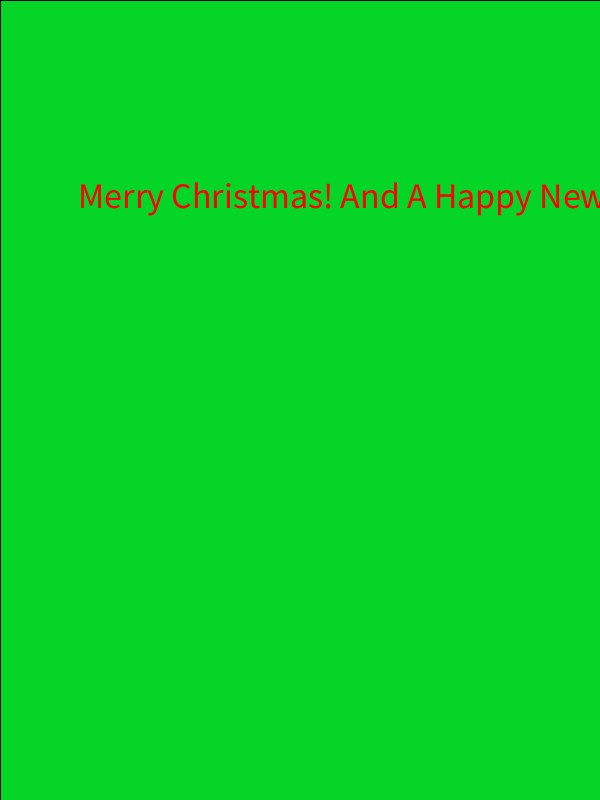
Frame 1 (no input)
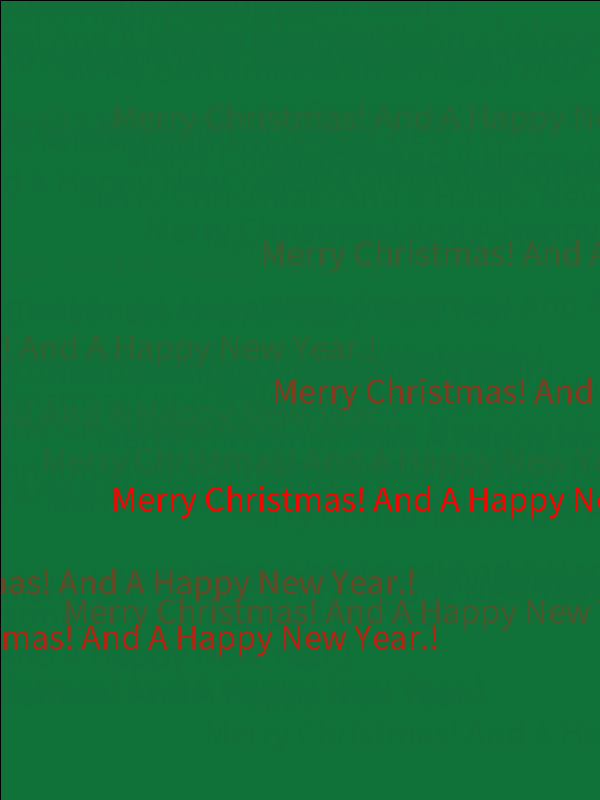
Frame 60 (the mouse pressed at the canvas centre just before this capture)
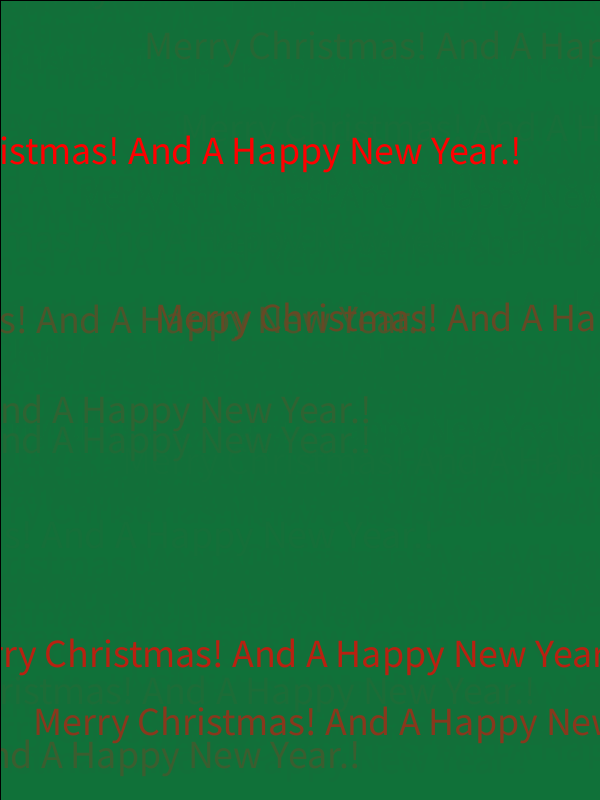
Frame 120 (the mouse held since frame 60 and released just before this capture)

The Processing sketch that drew these frames (run headless with seeded random() and noise(); from frame 60 on, the mouse is pressed at the canvas centre):

// Processing sketch: processing_48483
// ── processing_48483.pde

void setup()
{
  size (600, 800);
  background (0, 255, 30);
  smooth ();
  textAlign(CENTER);
  frameRate (10);
  textSize (36);
}

void draw ()
{
  fill (16, 113, 59, 75);
  rect (0, 0, width, height);


  textSize(mouseY/10);
  fill(255, 0, 0);



  text("Merry Christmas! And A Happy New Year.!", random (width), random(height));
}
